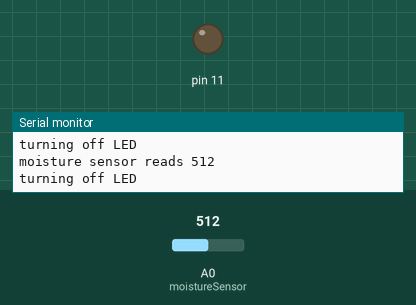
A sketch run on a simulated Arduino Uno, built with avr-gcc and run on an emulated ATmega328P. On the bench: output pins drawn as LEDs (lit = HIGH), the last lines printed to the serial monitor. The test bench sets the inputs (shaded band); at power-on: A0 (moistureSensor) = 512.

Above: at 2.8 s.
2.9 s: A0 (moistureSensor) set to 489
At 4.6 s:
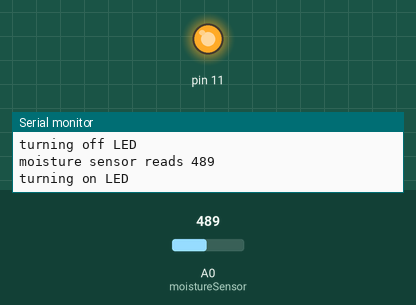
5.6 s: A0 (moistureSensor) set to 510
At 7.3 s:
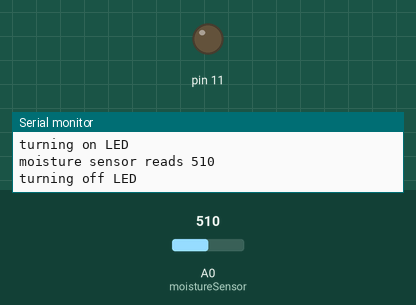
8.3 s: A0 (moistureSensor) set to 490
At 10.4 s:
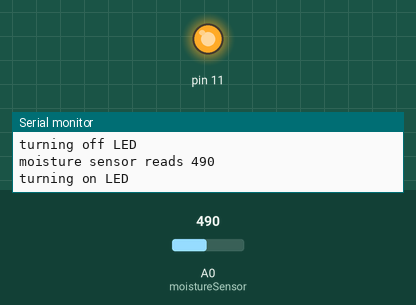
Timing chart, 0 to 11.9 s (numbered marks = the images above; inputs shaded):
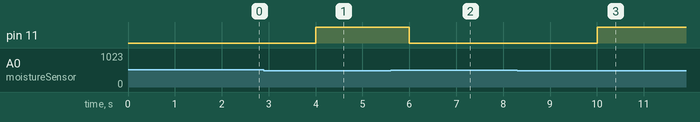

The sketch:

Soil_moisture_code.ino
```cpp
int moistureSensor = 0;
int moisture_val;
void setup() {
Serial.begin(9600); //open serial port
pinMode (11, OUTPUT);
}

void loop() {

moisture_val = analogRead(moistureSensor); // read the value from the moisture sensor
Serial.print("moisture sensor reads ");
Serial.println( moisture_val );
if (moisture_val < 500)
{
Serial.println("turning on LED ");
digitalWrite (11, HIGH);           // digitalWrite 11 pin high then LED on
delay(2000);
}
if (moisture_val > 500)
{
Serial.println("turning off LED");
digitalWrite (11, LOW);          // digitalWrite 11 pin low then LED off
delay(2000);
}
}
```

Measured:
- the behaviour switches between 500 and 499 on A0 (moistureSensor) (found by bisection; images 0 and 1)
- after the input at 2.9 s, pin 11: LOW → HIGH after 1.1 s
- after the input at 5.6 s, pin 11: HIGH → LOW after 0.40 s
- after the input at 8.3 s, pin 11: LOW → HIGH after 1.7 s
